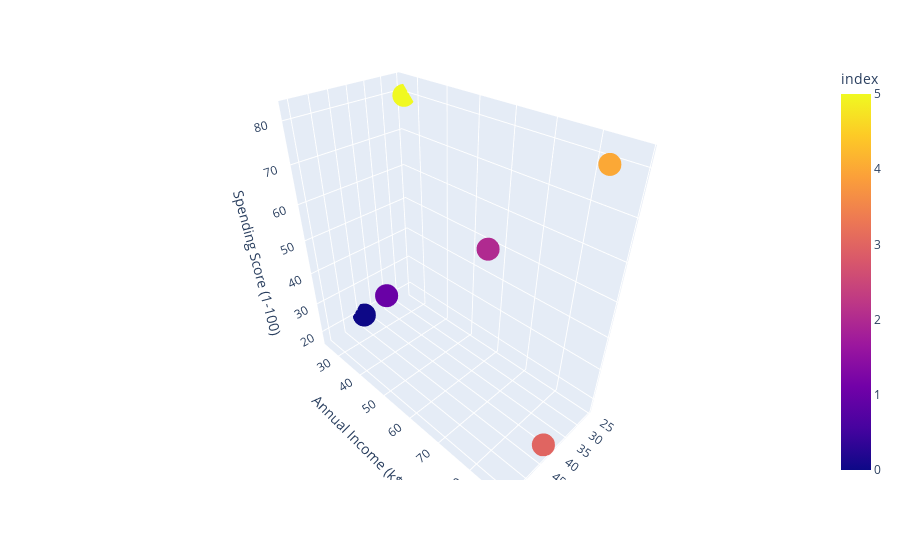

Notebook code for this chart:
### Code cell
px.scatter_3d(data_frame=cluster_centers, x='Age', y='Annual Income (k$)', z='Spending Score (1-100)', color=cluster_centers.index)

### Figure 1 — Plotly figure (JSON) as saved in the notebook; plotly's stock layout.template omitted (floating-point values rounded to 4 significant figures)
{"data": [{"hovertemplate": "Age=%{x}<br>Annual Income (k$)=%{y}<br>Spending Score (1-100)=%{z}<br>index=%{marker.color}<extra></extra>", "legendgroup": "", "marker": {"color": [0, 1, 2, 3, 4, 5], "coloraxis": "coloraxis", "symbol": "circle"}, "mode": "markers", "name": "", "scene": "scene", "showlegend": false, "type": "scatter3d", "x": [44.14, 56.16, 27.0, 41.69, 32.69, 25.27], "y": [25.14, 53.38, 56.66, 88.23, 86.54, 25.73], "z": [19.52, 49.09, 49.13, 17.29, 82.13, 79.36]}], "layout": {"coloraxis": {"colorbar": {"title": {"text": "index"}}, "colorscale": [[0, "#0d0887"], [0.1111, "#46039f"], [0.2222, "#7201a8"], [0.3333, "#9c179e"], [0.4444, "#bd3786"], [0.5556, "#d8576b"], [0.6667, "#ed7953"], [0.7778, "#fb9f3a"], [0.8889, "#fdca26"], [1, "#f0f921"]]}, "legend": {"tracegroupgap": 0}, "margin": {"t": 60}, "scene": {"domain": {"x": [0, 1], "y": [0, 1]}, "xaxis": {"title": {"text": "Age"}}, "yaxis": {"title": {"text": "Annual Income (k$)"}}, "zaxis": {"title": {"text": "Spending Score (1-100)"}}}}}
